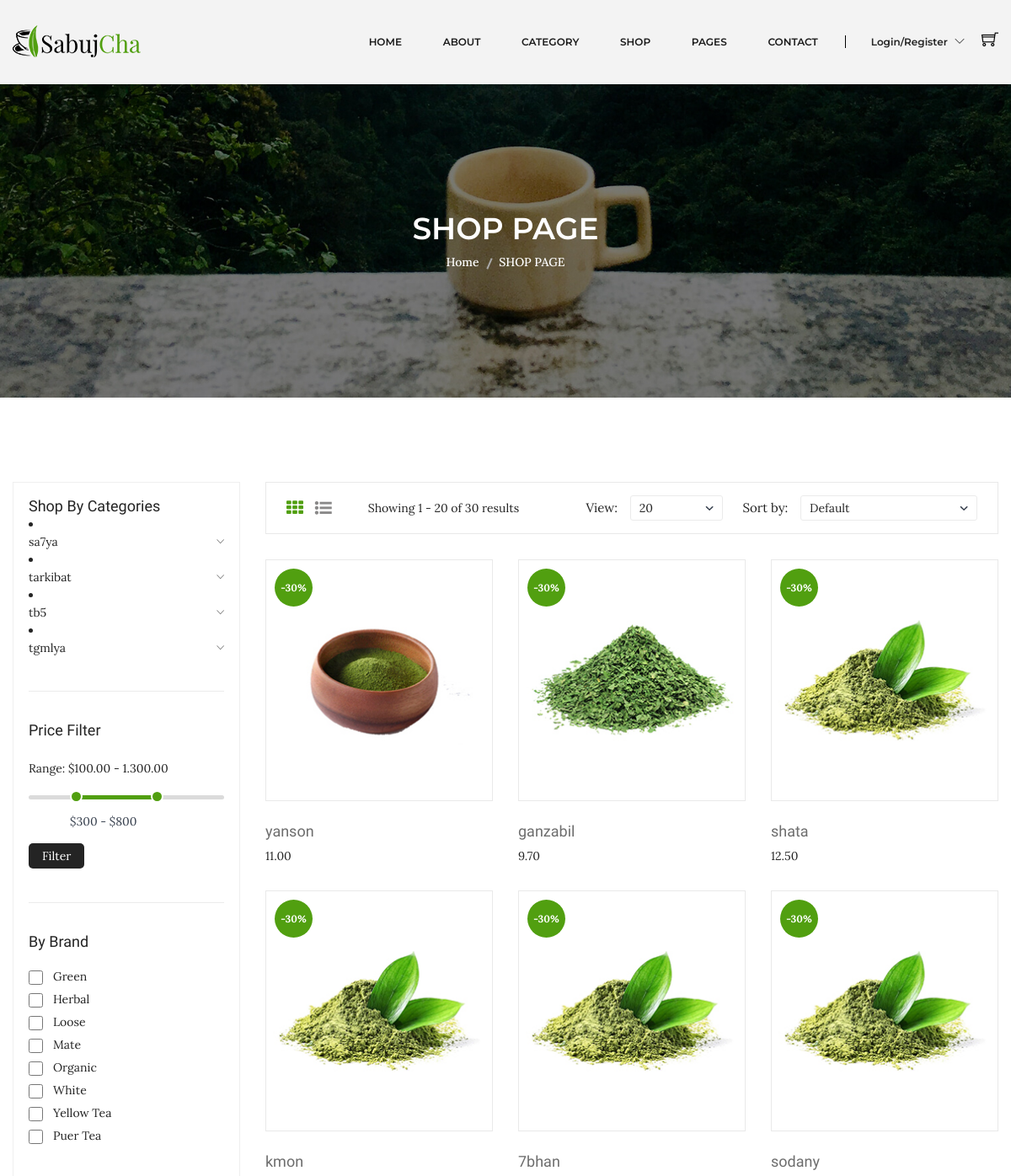
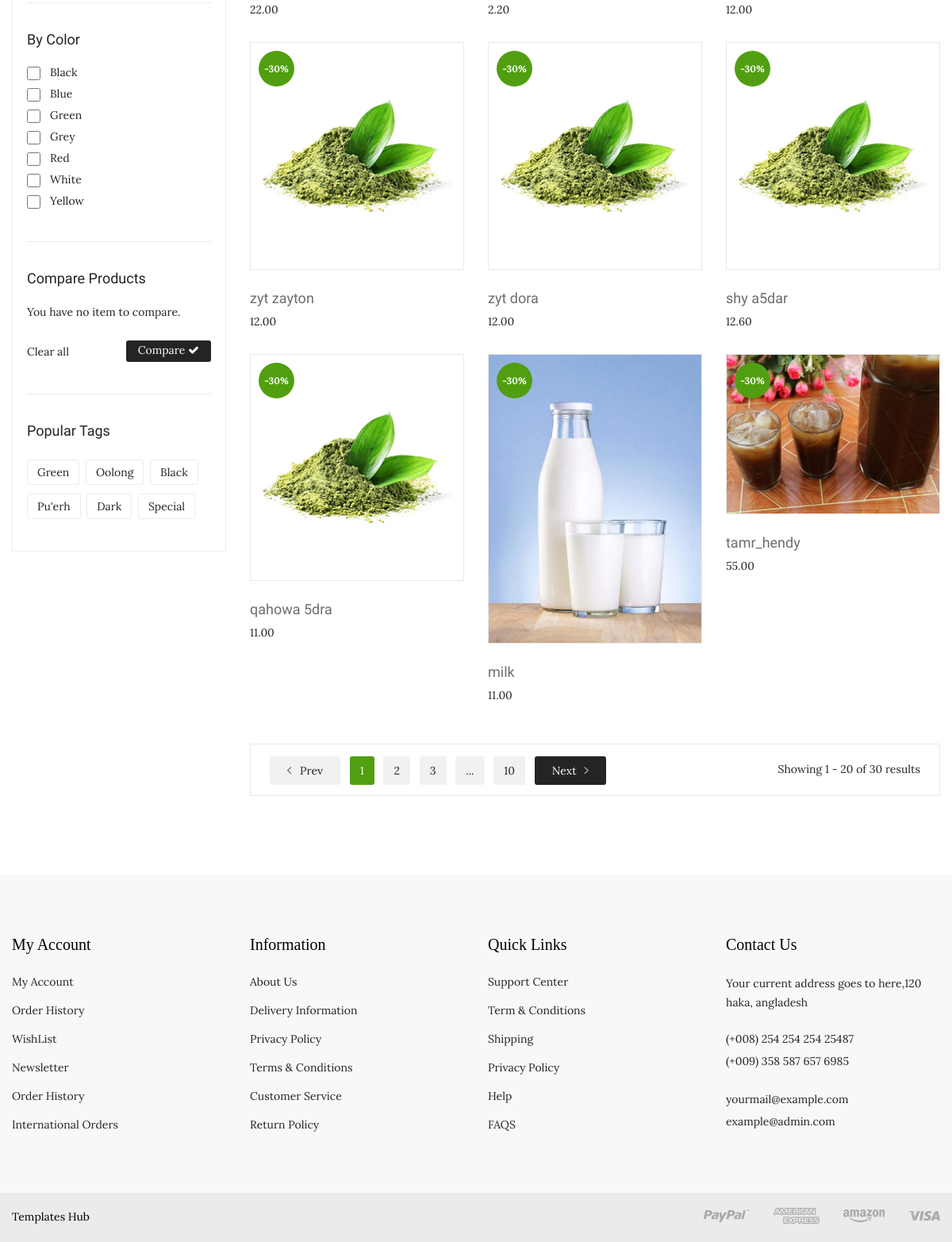
Screenshot of /ecommerce/php-final-p4-master/shop.php with the database file from the repository (2 pictures, top to bottom).
### tables this page shows
CREATE TABLE `products` (
  `id` int(10) NOT NULL,
  `name` varchar(255) DEFAULT NULL,
  `details` longtext DEFAULT NULL,
  `photo` varchar(255) DEFAULT 'default.png',
  `stock` int(10) DEFAULT NULL,
  `code` int(5) DEFAULT NULL,
  `status` tinyint(1) NOT NULL DEFAULT 1,
  `subcaterory_id` int(10) NOT NULL,
  `created_at` timestamp NOT NULL DEFAULT current_timestamp(),
  `updated_at` timestamp NOT NULL DEFAULT current_timestamp(),
  `price` decimal(8,2) DEFAULT NULL
);

CREATE TABLE `category` (
  `id` int(10) NOT NULL,
  `name` varchar(50) NOT NULL,
  `photo` varchar(100) NOT NULL,
  `status` tinyint(4) DEFAULT NULL
);

### ecommerce/php-final-p4-master/php/database.php (called while the page is built, shortened)
<?php
class database {
    public $DBserverName = 'localhost';
    public $DBuserName = 'root';
    public $DBpassword = '';
    public $DBName = 'nti_ecommercw';
    public $con;
    function __construct() {
        $this->con = new mysqli($this->DBserverName,$this->DBuserName,$this->DBpassword,$this->DBName);
    }
    public function runDQL($query)
    {
       $result = $this->con->query($query);
       $count=$result->num_rows;
       if($count > 0){
            return $result;
       }else{
           return [];
       }
    }
}

### ecommerce/php-final-p4-master/php/product.php (called while the page is built, shortened)
<?php
include_once "database.php";
class product extends database implements operation {
    public function getAllData(){
        $query= "SELECT `products`.* from`products`";
        return $this->runDQL($query);
    }
}

### ecommerce/php-final-p4-master/php/category.php (called while the page is built, shortened)
<?php
include_once "database.php";
class Category extends database implements operation {
    public function getAllData(){
        $query= "SELECT `category`.* from`category`ORDER BY `category`.`name` ASC LIMIT 4";
          return $this->runDQL($query);
    }
}
?>

### ecommerce/php-final-p4-master/shop.php (the view, shortened to what this page needs)
<?php include_once "header.php" ?>
<div class="breadcrumb-area bg-image-3 ptb-150">
    <div class="container">
        <div class="breadcrumb-content text-center">
            <h3>SHOP PAGE</h3>
            <ul>
                <li><a href="index.html">Home</a></li>
                <li class="active">SHOP PAGE</li>
            </ul>
        </div>
    </div>
</div>
<div class="shop-page-area ptb-100">
    <div class="container">
        <div class="row flex-row-reverse">
            <div class="col-lg-9">
                <div class="shop-topbar-wrapper">
                    <div class="shop-topbar-left">
                        <ul class="view-mode">
                            <li class="active"><a href="#product-grid" data-view="product-grid"><i class="fa fa-th"></i></a></li>
                            <li><a href="#product-list" data-view="product-list"><i class="fa fa-list-ul"></i></a></li>
                        </ul>
                        <p>Showing 1 - 20 of 30 results </p>
                    </div>
                    <div class="product-sorting-wrapper">
                        <div class="product-shorting shorting-style">
                            <label>View:</label>
                            <select>
                                <option value=""> 20</option>
                            </select>
                        </div>
                        <div class="product-show shorting-style">
                            <label>Sort by:</label>
                            <select>
                                <option value="">Default</option>
                            </select>
                        </div>
                    </div>
                </div>
                <div class="grid-list-product-wrapper">
                    <div class="product-grid product-view pb-20">
                        <div class="row">
                            <?php
                            include_once "php/product.php";
                            include_once "php/category.php";
                            $productObj = new product;
                            if (isset($_GET['sub'])) {
                                if ($_GET['sub']&& is_numeric($_GET['sub'])) {
                                    $productObj->setCategoryId($_GET['sub']);
                                    $productData = $productObj->getAllDatafromsub();
                            } else{
                                header('location:404.php');
                            }
                        }else {
                            $productData = $productObj->getAllData();
                        }
                            if ($productData) {
                                $products = $productData->fetch_all(MYSQLI_ASSOC);
                                foreach ($products as $key => $value) {
                            ?>
                                    <div class="product-width col-xl-4 col-lg-4 col-md-4 col-sm-6 col-12 mb-30">
                                        <div class="product-wrapper">
                                            <div class="product-img">
                                                <a href="product-details.php?pro=<?php echo $value['id'] ?>">
                                                    <img alt="" src="assets/img/product/<?php echo $value['photo'] ?>">
                                                </a>
                                                <span>-30%</span>
                                                <div class="product-action">
                                                </div>
                                            </div>
                                            <div class="product-content text-left">
                                                <div class="product-hover-style">
                                                    <div class="product-title">
                                                        <h4>
                                                            <a href="product-details.php?pro=<?php  echo $value['id'] ?>"><?php echo $value['name'] ?></a>
                                                        </h4>
                                                    </div>
                                                </div>
                                                <div>
                                                    <span class="product-price-old"><?php echo $value['price'] ?> </span>
                                                </div>
                                            </div>
                                        </div>
                                    </div>
                            <?php
                                }
                            } else {
                                echo "<div class='alert alert-warning'>There is no product yet</div>div";
                            }
                            ?>
                        </div>
                    </div>
                    <div class="pagination-total-pages">
                        <div class="pagination-style">
                            <ul>
                                <li><a class="prev-next prev" href="#"><i class="ion-ios-arrow-left"></i> Prev</a></li>
                                <li><a class="active" href="#">1</a></li>
                                <li><a href="#">2</a></li>
                                <li><a href="#">3</a></li>
                                <li><a href="#">...</a></li>
                                <li><a href="#">10</a></li>
                                <li><a class="prev-next next" href="#">Next<i class="ion-ios-arrow-right"></i> </a></li>
                            </ul>
                        </div>
                        <div class="total-pages">
                            <p>Showing 1 - 20 of 30 results </p>
                        </div>
                    </div>
                </div>
            </div>
            <div class="col-lg-3">
                <div class="shop-sidebar-wrapper gray-bg-7 shop-sidebar-mrg">
                    <div class="shop-widget">
                        <h4 class="shop-sidebar-title">Shop By Categories</h4>
                        <div class="shop-catigory">
                            <?php
                            $category = new category;
                            $categoryResult = $category->getAllData();
                            if ($categoryResult) {
                                $categories = $categoryResult->fetch_all(MYSQLI_ASSOC);
                                foreach ($categories as $key => $value) {
                            ?>
                                    <li>
                                        <ul>
                                            <li> <a data-toggle="collapse" data-parent="#faq" href="#shop-catigory-<?php echo $value['id'] ?>"><?php echo $value['name'] ?><i class="ion-ios-arrow-down"></i></a>
                                        </ul>
                                    </li>
                            <?php
                                }
                            } else {
                            }
                            ?>
                        </div>
                    </div>
                    <div class="shop-price-filter mt-40 shop-sidebar-border pt-35">
                        <h4 class="shop-sidebar-title">Price Filter</h4>
                        <div class="price_filter mt-25">
                            <span>Range: $100.00 - 1.300.00 </span>
                            <div id="slider-range"></div>
                            <div class="price_slider_amount">
                                <div class="label-input">
                                    <input type="text" id="amount" name="price" placeholder="Add Your Price" />
                                </div>
                                <button type="button">Filter</button>
                            </div>
                        </div>
                    </div>
                    <div class="shop-widget mt-40 shop-sidebar-border pt-35">
                        <h4 class="shop-sidebar-title">By Brand</h4>
                        <div class="sidebar-list-style mt-20">
                            <ul>
                                <li><input type="checkbox"><a href="#">Green </a>
                                <li><input type="checkbox"><a href="#">Herbal </a></li>
                                <li><input type="checkbox"><a href="#">Loose </a></li>
                                <li><input type="checkbox"><a href="#">Mate </a></li>
                                <li><input type="checkbox"><a href="#">Organic </a></li>
                                <li><input type="checkbox"><a href="#">White </a></li>
                                <li><input type="checkbox"><a href="#">Yellow Tea </a></li>
                                <li><input type="checkbox"><a href="#">Puer Tea </a></li>
                            </ul>
                        </div>
                    </div>
                    <div class="shop-widget mt-40 shop-sidebar-border pt-35">
                        <h4 class="shop-sidebar-title">By Color</h4>
                        <div class="sidebar-list-style mt-20">
                            <ul>
                                <li><input type="checkbox"><a href="#">Black </a></li>
                                <li><input type="checkbox"><a href="#">Blue </a></li>
                                <li><input type="checkbox"><a href="#">Green </a></li>
                                <li><input type="checkbox"><a href="#">Grey </a></li>
                                <li><input type="checkbox"><a href="#">Red</a></li>
                                <li><input type="checkbox"><a href="#">White </a></li>
                                <li><input type="checkbox"><a href="#">Yellow </a></li>
                            </ul>
                        </div>
                    </div>
                    <div class="shop-widget mt-40 shop-sidebar-border pt-35">
                        <h4 class="shop-sidebar-title">Compare Products</h4>
                        <div class="compare-product">
                            <p>You have no item to compare. </p>
                            <div class="compare-product-btn">
                                <span>Clear all </span>
                                <a href="#">Compare <i class="fa fa-check"></i></a>
                            </div>
                        </div>
                    </div>
                    <div class="shop-widget mt-40 shop-sidebar-border pt-35">
                        <h4 class="shop-sidebar-title">Popular Tags</h4>
                        <div class="shop-tags mt-25">
                            <ul>
                                <li><a href="#">Green</a></li>
                                <li><a href="#">Oolong</a></li>
                                <li><a href="#">Black</a></li>
                                <li><a href="#">Pu'erh</a></li>
                                <li><a href="#">Dark </a></li>
                                <li><a href="#">Special</a></li>
                            </ul>
                        </div>
                    </div>
                </div>
            </div>
        </div>
    </div>
</div>
<?php include_once "footer.php" ?>

### rows the page displays
products: photo (picture), name "yanson", price "11.00"
products: photo (picture), name "ganzabil", price "9.70"
products: photo (picture), name "shata", price "12.50"
products: photo (picture), name "kmon", price "22.00"
products: photo (picture), name "7bhan", price "2.20"
products: photo (picture), name "sodany", price "12.00"
products: photo (picture), name "zyt zayton", price "12.00"
products: photo (picture), name "zyt dora", price "12.00"
products: photo (picture), name "shy a5dar", price "12.60"
products: photo (picture), name "qahowa 5dra", price "11.00"
products: photo (picture), name "milk", price "11.00"
products: photo (picture), name "tamr_hendy", price "55.00"
category: name "sa7ya"
category: name "tarkibat"
category: name "tb5"
category: name "tgmlya"
